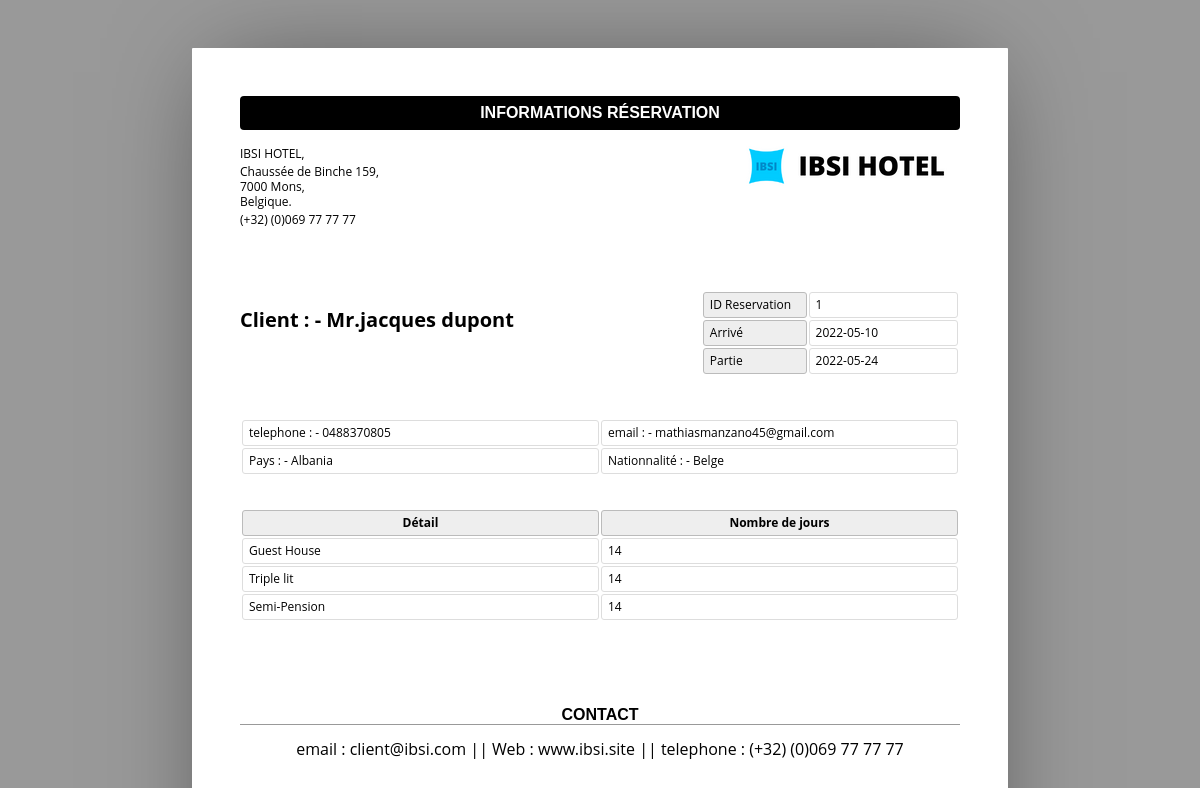
/show.php?rid=1, run on an earlier commit of the app's database.
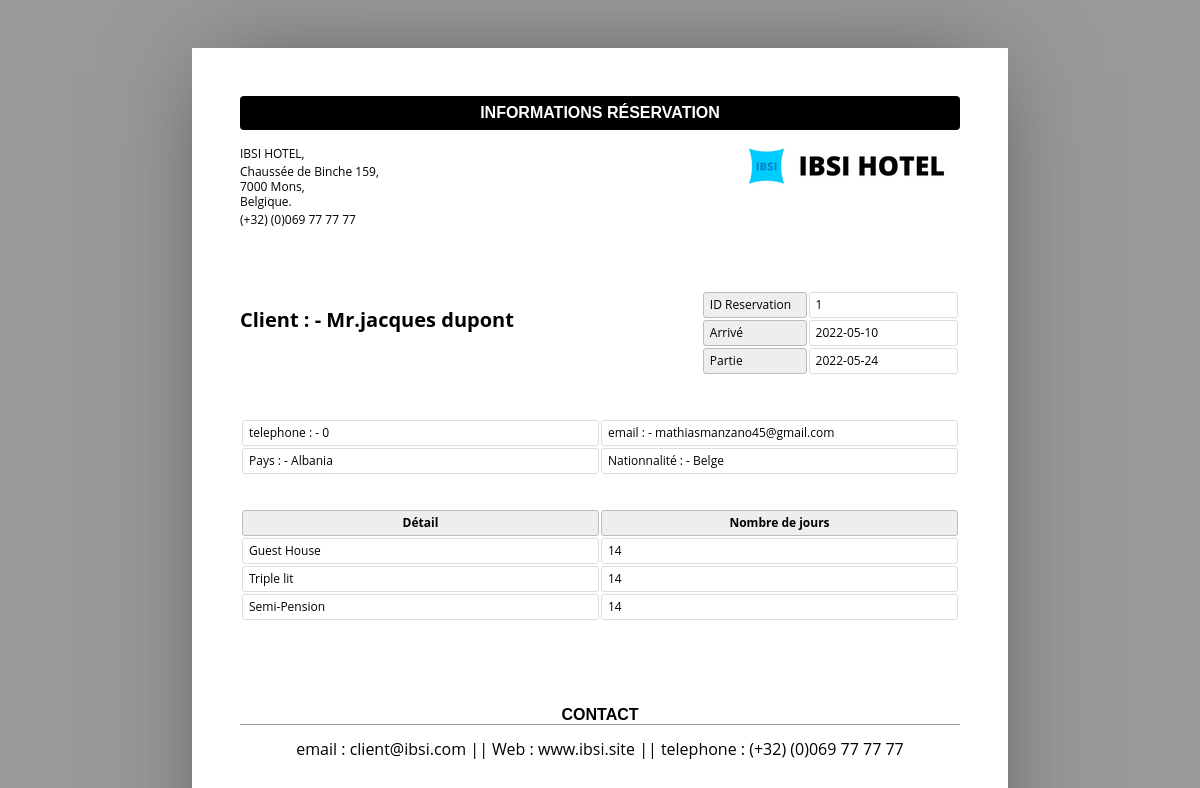
And on a later commit of the database.
### tables this page shows
CREATE TABLE `reservationChambre` (
  `idReservation` int NOT NULL,
  `titre` varchar(5) NOT NULL,
  `prenom` varchar(30) NOT NULL,
  `nom` varchar(30) NOT NULL,
  `email` varchar(50) NOT NULL,
  `nationalite` varchar(30) NOT NULL,
  `pays` varchar(30) NOT NULL,
  `telephone` text NOT NULL,
  `typeChambre` varchar(25) NOT NULL,
  `lit` varchar(10) NOT NULL,
  `nombreChambre` varchar(2) NOT NULL,
  `restauration` varchar(20) NOT NULL,
  `dateEntree` date NOT NULL,
  `dateSortie` date NOT NULL,
  `statut` varchar(15) NOT NULL,
  `nombreJour` int NOT NULL
);

### show.php (the view, shortened to what this page needs)
<html>
	<head>
	</head>
	<body>
		<?php
			$pid = $_GET['rid'];
			$sql = "SELECT * FROM reservationChambre where idReservation = '$pid'";
			$pdo = new PDO("mysql:host=localhost;dbname=ibsi2;charset=utf8", "root", "Protected1");
			$stmt = $pdo->query($sql);
			while ($row = $stmt->fetch(PDO::FETCH_ASSOC)) {
				$idReservation  = $row['idReservation'];
				$titre =  $row['titre'];
				$prenom = $row['prenom'];
				$nom = $row['nom'];
				$email = $row['email'];
				$nationalite = $row['nationalite'];
				$pays = $row['pays'];
				$telephone = $row['telephone'];
				$typeChambre = $row['typeChambre'];
				$lit = $row['lit'];
				$restauration = $row['restauration'];
				$dateEntree = $row['dateEntree'];
				$dateSortie = $row['dateSortie'];
				$nombreJour = $row['nombreJour'];
			}
		?>
		<header>
			<h1>Informations réservation</h1>
			<address >
				<p>IBSI HOTEL,</p>
				<p>Chaussée de Binche 159,<br>7000 Mons,<br>Belgique.</p>
				<p>(+32) (0)069 77 77 77</p>
			</address>
			<span><img alt="" src="assets/img/ibsiHotel.png"></span>
		</header>
		<article>
			<address >
				<p><br></p>
				<p>Client  : -  <?php echo $titre.$prenom." ".$nom;?><br></p>
			</address>
			<table class="meta">
				<tr>
					<th><span >ID Reservation</span></th>
					<td><span ><?php echo $idReservation ; ?></span></td>
				</tr>
				<tr>
					<th><span >Arrivé</span></th>
					<td><span ><?php echo $dateEntree; ?> </span></td>
				</tr>
				<tr>
					<th><span >Partie</span></th>
					<td><span ><?php echo $dateSortie; ?> </span></td>
				</tr>
			</table>
			<table >
					<tr>
						<td>telephone : -  <?php echo $telephone; ?> </td>
						<td>email : -  <?php echo $email; ?> </td>
					</tr>
					<tr>
						<td>Pays : -  <?php echo $pays; ?> </td>
						<td>Nationnalité : -  <?php echo $nationalite; ?> </td>
					</tr>
				</table>
				<br>
				<br>
			<table class="inventory">
				<thead>
					<tr>
						<th><span >Détail</span></th>
						<th><span >Nombre de jours</span></th>
					</tr>
				</thead>
				<tbody>
					<tr>
						<td><span ><?php echo $typeChambre; ?></span></td>
						<td><span ><?php echo $nombreJour; ?> </span></td>
					</tr>
					<tr>
						<td><span ><?php echo $lit; ?>  lit </span></td>
						<td><span ><?php echo $nombreJour; ?></span></td>
					</tr>
					<tr>
						<td><span ><?php echo $restauration; ?>  </span></td>
						<td><span ><?php echo $nombreJour; ?></span></td>
					</tr>
				</tbody>
			</table>
		</article>
		<aside>
			<h1><span >Contact</span></h1>
			<div >
			<p align="center">email : client@ibsi.com || Web : www.ibsi.site || telephone : (+32) (0)069 77 77 77</p></p>
			</div>
		</aside>
	</body>
</html>

### show.php (style rules this page uses)
* { border: 0; box-sizing: content-box; color: inherit; font-family: inherit; font-size: inherit; font-style: inherit; font-weight: inherit; line-height: inherit; list-style: none; margin: 0; padding: 0; text-decoration: none; vertical-align: top; }
h1 { font: bold 100% sans-serif; letter-spadateEntreeg: 0.5em; text-align: center; text-transform: uppercase; }
table { font-size: 75%; table-layout: fixed; width: 100%; }
table { border-collapse: separate; border-spadateEntreeg: 2px; }
th, td { border-width: 1px; padding: 0.5em; position: relative; text-align: left; }
th, td { border-radius: 0.25em; border-style: solid; }
th { background: #EEE; border-color: #BBB; }
td { border-color: #DDD; }
html { font: 16px/1 'Open Sans', sans-serif; overflow: auto; padding: 0.5in; }
html { background: #999; cursor: default; }
body { box-sizing: border-box; height: 11in; margin: 0 auto; overflow: hidden; padding: 0.5in; width: 8.5in; }
body { background: #FFF; border-radius: 1px; box-shadow: 0 0 1in -0.25in rgba(0, 0, 0, 0.5); }
header { margin: 0 0 3em; }
header:after { clear: both; content: ""; display: table; }
header h1 { background: #000; border-radius: 0.25em; color: #FFF; margin: 0 0 1em; padding: 0.5em 0; }
header address { float: left; font-size: 75%; font-style: normal; line-height: 1.25; margin: 0 1em 1em 0; }
header address p { margin: 0 0 0.25em; }
header span, header img { display: block; float: right; }
header span { margin: 0 0 1em 1em; max-height: 25%; max-width: 60%; position: relative; }
header img { max-height: 100%; max-width: 100%; }
article, article address, table.meta, table.inventory { margin: 0 0 3em; }
article:after { clear: both; content: ""; display: table; }
article address { float: left; font-size: 125%; font-weight: bold; }
table.meta, table.balance { float: right; width: 36%; }
table.meta:after, table.balance:after { clear: both; content: ""; display: table; }
table.meta th { width: 40%; }
table.meta td { width: 60%; }
table.inventory { clear: both; width: 100%; }
table.inventory th { font-weight: bold; text-align: center; }
table.inventory td:nth-child(1) { width: 26%; }
table.inventory td:nth-child(2) { width: 38%; }
aside h1 { border: none; border-width: 0 0 1px; margin: 0 0 1em; }
aside h1 { border-color: #999; border-bottom-style: solid; }

What changed in the data, as far as the page shows it:
changed reservationchambre "Mr.": telephone "0488370805" → "0"
